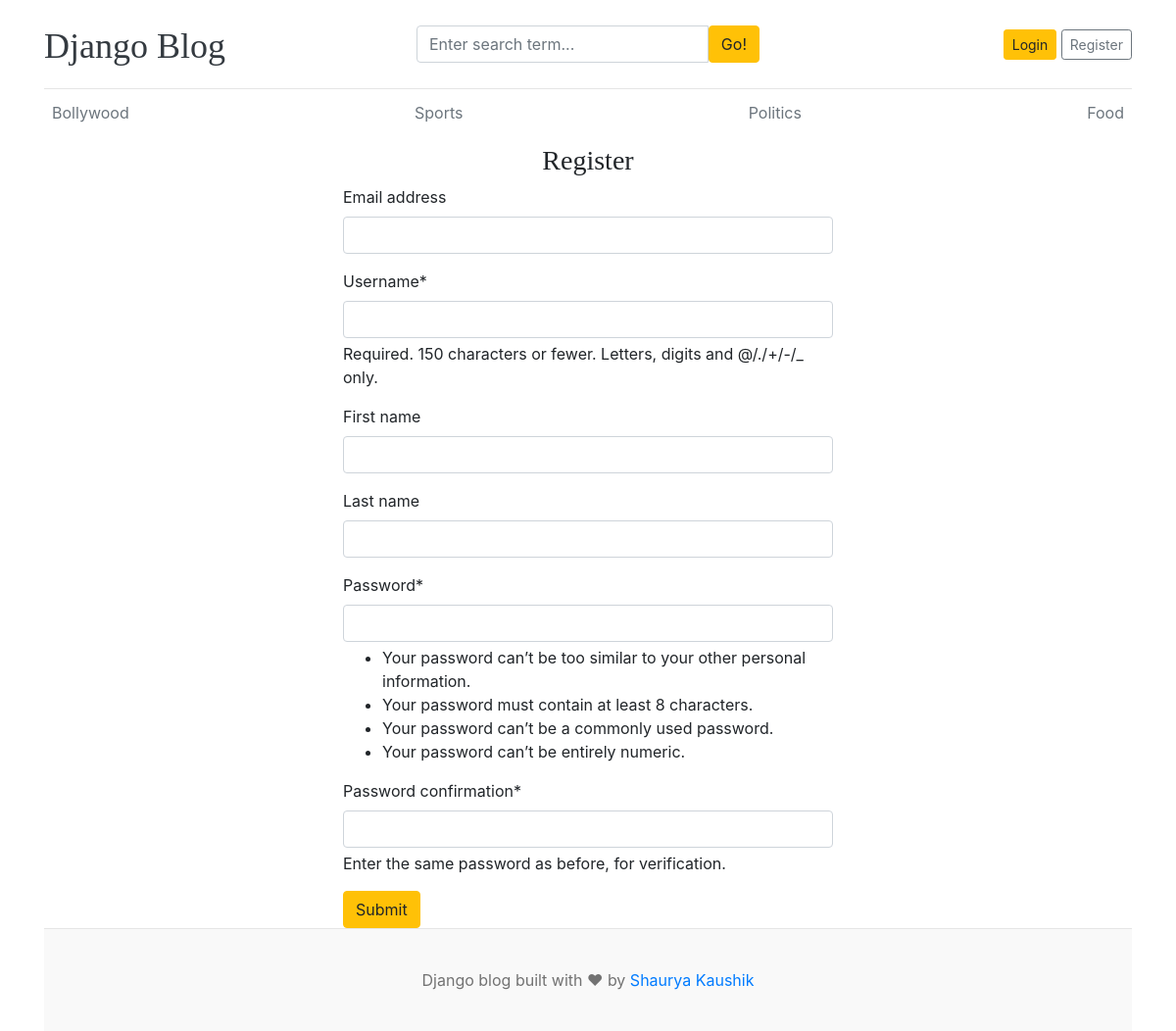
Screenshot of /register/ with the database file from the repository.
### blogs/models.py (models this page shows)
class Category(models.Model):
    category_name  = models.CharField(max_length=50, unique=True)
    created_at = models.DateTimeField(auto_now_add=True)
    updated_at = models.DateTimeField(auto_now=True)
    class Meta:
        verbose_name_plural = 'categories'
    def __str__(self):
        return self.category_name

### advanced_blog/views.py (the view, shortened to what this page needs)
# urls.py: path('register/',views.register, name="register"),
def register(request):
    form = RegistrationForm()
    context={
        'form':form,
    }
    return render(request, 'register.html',context)

### advanced_blog/forms.py
class RegistrationForm(UserCreationForm):
    class Meta:
        model = User
        fields = ('email','username','first_name','last_name','password1','password2')

### blogs/context_processors.py (called while the page is built)
def get_categories(request):
    categories = Category.objects.all().order_by('-updated_at')
    sidebar_categories = (
        Category.objects
        .annotate(blog_count=Count('blog'))
        .filter(blog_count__gte=1)  # only categories with at least 1 blog
        .order_by('-blog_count')     # optional: order by most blogs first
    )
    topbar_categories = (
        Category.objects
        .annotate(blog_count=Count('blog'))
        .order_by('-blog_count')[:4]
    )
    return {
        'categories': categories,
        'topbar_categories': topbar_categories,
        'sidebar_categories' : sidebar_categories,
    }

def get_social_links(request):
    social_links = SocialLink.objects.all()
    return dict(social_links=social_links)

### templates/register.html (shortened to what this page needs)
{% extends "base.html" %}
{% block content %}
{% load crispy_forms_tags %}
<h3 class="text-center" >Register</h3>
<form action="{% url "register" %}" method="POST" style="width:500px; margin:auto;">
    {{form | crispy}}
    <button class="btn btn-warning" type="submit">Submit</button>
</form>
{% endblock content %}

### templates/base.html (shortened to what this page needs)
{% load static %}
<!DOCTYPE html>
<html lang="en">
<head>
    <link href="https://getbootstrap.com/docs/4.0/dist/css/bootstrap.min.css" rel="stylesheet">
    <link href="{% static 'css/blog.css' %}" rel="stylesheet">
    <link rel="stylesheet" href="https://cdnjs.cloudflare.com/ajax/libs/font-awesome/4.7.0/css/font-awesome.min.css">
  </head>
<body>
    <div class="container">
      <header class="blog-header py-3">
        <div class="row flex-nowrap justify-content-between align-items-center">
          <div class="col-4 pt-1">
            <a class="blog-header-logo text-dark" href="/">Django Blog</a>
          </div>
          <div class="col-4">
            <form action="{% url "search" %}" method="GET">
              <div class="input-group">
                <input class="form-control" type="text" name="keyword" value = '{{ keyword }}' placeholder="Enter search term..." aria-label="Enter search term..." aria-describedby="button-search" />
                <button type="submit" class="btn btn-warning" id="button-search" type="button">Go!</button>
              </div>
            </form>
          </div>
          <div class="col-4 d-flex justify-content-end align-items-center">
            {% if not user.is_authenticated %}
              <a class="btn btn-sm btn-warning" href="{% url "login" %}">Login</a> &nbsp;
              <a class="btn btn-sm btn-outline-secondary" href="{% url "register" %}">Register</a>
            {% else %}
              <span>You are logged in as <strong>{{user}}</strong> </span>
              &emsp;
              <span><a class="btn btn-sm btn-danger" href="{% url "logout" %}">Logout</a></span>
            {% endif %}
          </div>
        </div>
      </header>
      <div class="nav-scroller py-1 mb-2">
        <nav class="nav d-flex justify-content-between">
          {% for category in topbar_categories %}
            <a class="p-2 text-muted" href="{% url "blogs_by_category" category.id %}">{{category}}</a>
          {% endfor %}
        </nav>
      </div>
      {% block content %}
      {% endblock content %}
<footer class="blog-footer">
  <p>Django blog built with ♥ by <a href="#">Shaurya Kaushik</a></p>
</footer>
</body>
</html>

### advanced_blog/static/css/blog.css (style rules this page uses)
.blog-header { border-bottom: 1px solid #e5e5e5; }
.blog-header-logo { font-family: "Playfair Display", Georgia, "Times New Roman", serif; font-size: 2.25rem; }
h1, h2, h3, h4, h5, h6 { font-family: "Playfair Display", Georgia, "Times New Roman", serif; }
.blog-footer { padding: 2.5rem 0; color: #727272; text-align: center; background-color: #f9f9f9; border-top: .05rem solid #e5e5e5; }
.blog-footer p:last-child { margin-bottom: 0; }

### rows the page displays
Category: category_name "Bollywood"
Category: category_name "Sports"
Category: category_name "Politics"
Category: category_name "Food"
